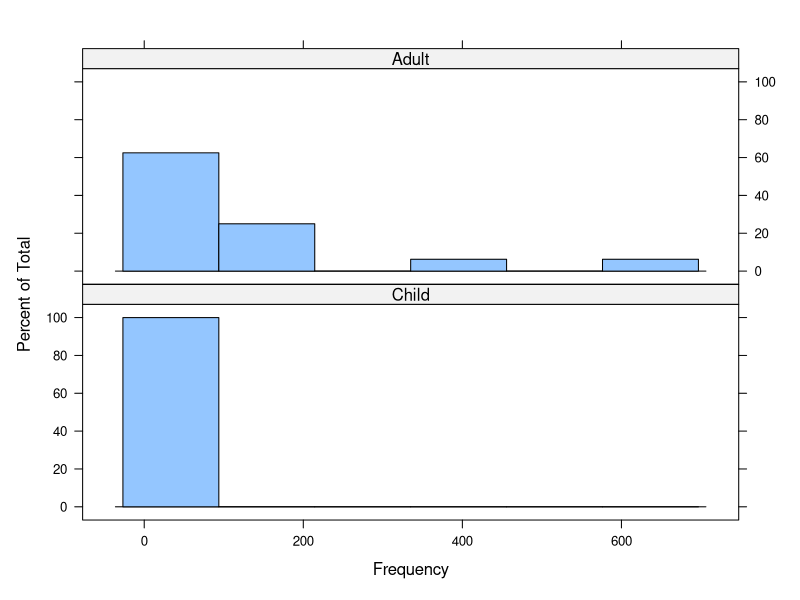
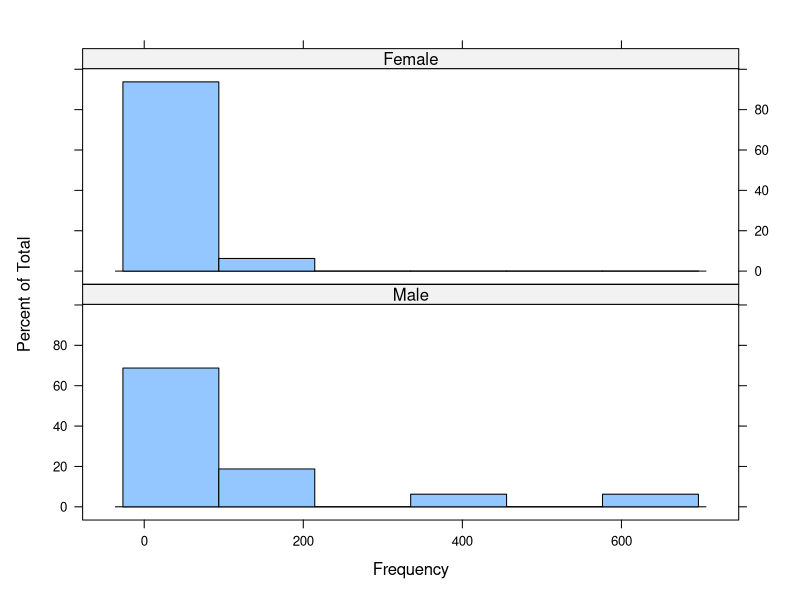
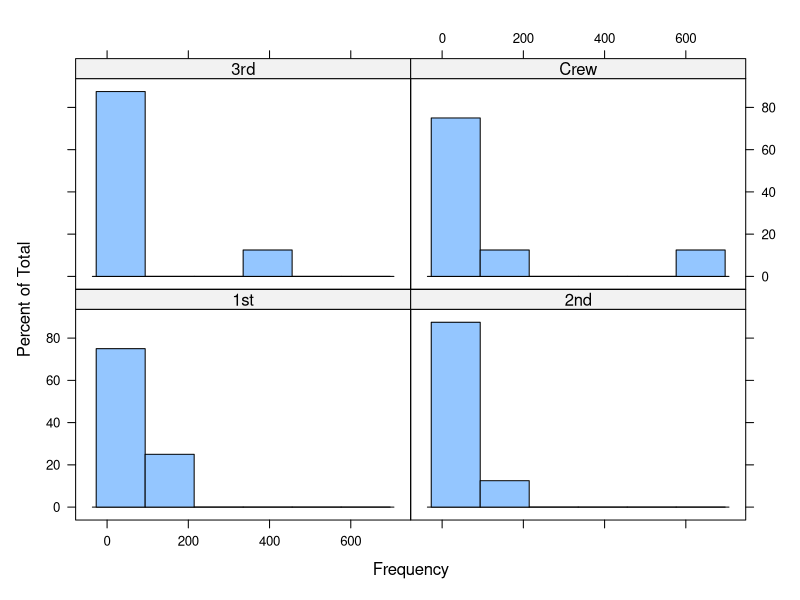

Here is the R script that generated these plots, in order:
## ---- chunk 1
knitr::opts_chunk$set(echo = TRUE)
## ---- chunk 2
df = as.data.frame(Titanic)
head(df)
## ---- chunk 3
t.test(df$Freq~df$Age)
## ---- chunk 4
library(lattice)
histogram(~df$Freq | df$Age, layout=c(1,2), xlab = "Frequency")
## ---- chunk 5
t.test(df$Freq ~ df$Sex)
## ---- chunk 6
histogram(~df$Freq | df$Sex, layout=c(1,2), xlab = "Frequency")
## ---- chunk 7
lmtest <- lm(df$Freq ~ df$Class - 1)
summary(lmtest)
## ---- chunk 8
histogram(~df$Freq | df$Class, xlab = "Frequency")
